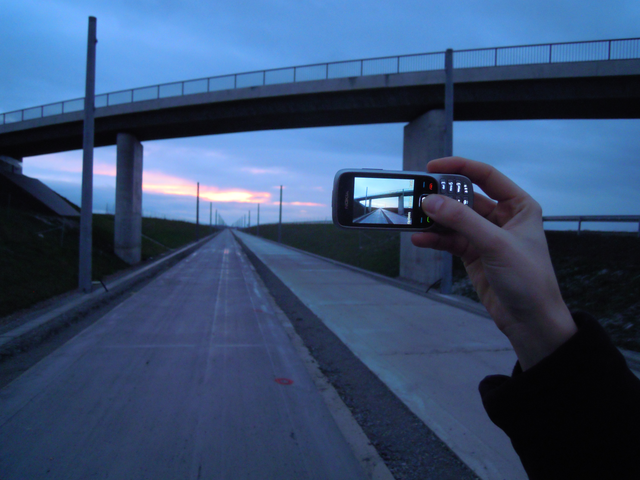
#> input picture Image_created_with_a_mobile_phone.png, 640 x 480 px, given in place of the camera
$ python 'Capture the location of an object.py'
#> lines starting #> are read from the running program, lines starting #| are printed output that depends on the picture; after the words box and inside, x2 and y2 are one past the last pixel; in counts of white or black regions, pixels touching at a corner belong together
import cv2 as cv
import numpy as np
cam=cv.VideoCapture(0)

lower_red=np.array([0,125,125])#lower_red upper_red specifies range of color, numbers are rgb goes from lower to upper red
upper_red=np.array([10,255,255])

while(True):
    ret,frame=cam.read()
#> frame is the input picture: shape (480, 640, 3); mean B, G, R 113.1, 78.6, 56.1
    frame=cv.flip(frame,1)#in normal image, your right hand flips to be your left hand, so we make sure this is right way to face.
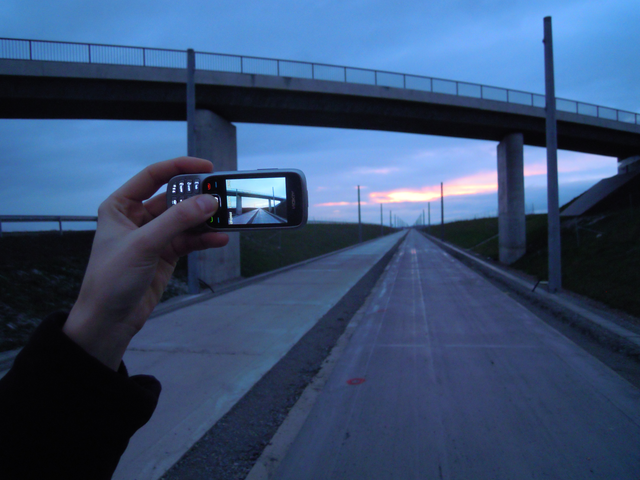
#> frame: shape (480, 640, 3); mean B, G, R 113.1, 78.6, 56.1

    w=frame.shape[1]#source image
#> w = 640
    h=frame.shape[0]#0 for xaxis flip 1 yaxis flip -1 for both axis flip
#> h = 480
    #smoothen the image
    image_smooth=cv.GaussianBlur(frame,(7,7),0)#7,7 specifies taking 49 total pixels and finding the average rgb value. 0 specifies gaussian blur
    #Define ROI
    mask=np.zeros_like(frame)#np.zeros creates black frame
    mask[50:350,50:350]=[255,255,255]#50:350 is the area and puts white colored area over frame
    image_roi=cv.bitwise_and(image_smooth,mask)#if both inputs hight output high any input and likewise
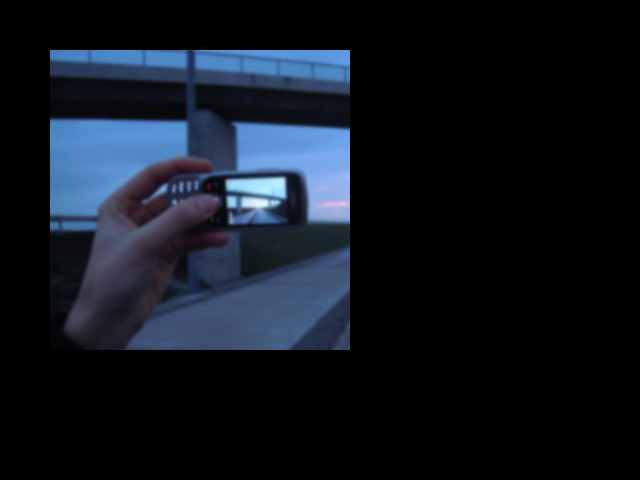
#> image_roi: shape (480, 640, 3); mean B, G, R 31, 22, 16.3
    #creates box in video where we can put images that follow the person  we cant see the box only what we put into it

    cv.rectangle(frame,(50,50),(350,350),(0,0,255),2)
    cv.line(frame,(150,50),(150,350),(0,0,255),1)
    cv.line(frame,(150,50),(150,350),(0,0,255),1)
    cv.line(frame,(50,150),(350,150),(0,0,255),1)
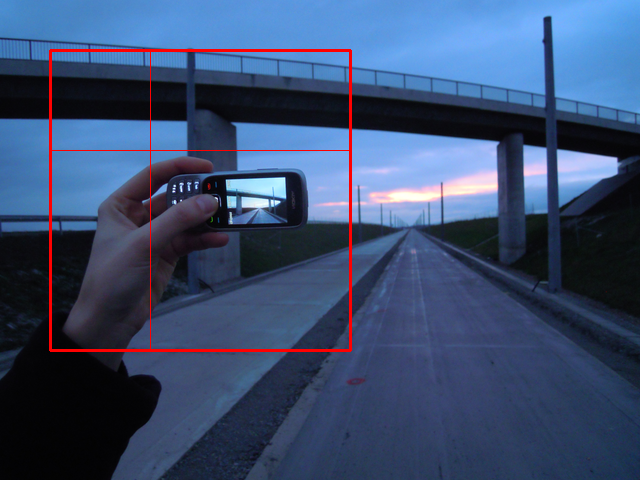
#> frame: shape (480, 640, 3); mean B, G, R 111.4, 77.3, 58.8
    cv.line(frame,(50,250),(150,250),(0,0,255),1)
#> frame: shape (480, 640, 3); 0.03% of pixels changed, all inside (x1, y1, x2, y2) = (52, 250, 150, 251)

    #threshold the image for 43e color
    image_hsv=cv.cvtColor(image_smooth,cv.COLOR_BGR2HSV)#hue saturation lightness
#> image_hsv: shape (480, 640, 3); mean H, S, V 110.5, 121.2, 113.3
    image_threshold=cv.inRange(image_hsv,lower_red, upper_red)
#> image_threshold: shape (480, 640); every value is 0

    #find contours
    contours,hierarchy=cv.findContours(image_threshold,cv.RETR_TREE,cv.CHAIN_APPROX_NONE)#RETR_TREE is finding contour CHAIN_APPROX_NONE makes it sharper
#> contours = []

    #find the index of largest contour
    if(len(contours)!=0):
        areas=[cv.contourArea(c)for c in contours]#for c in contour means itll give area of each contour to cv.contourArea(c) which is built-in
        max_index=np.argmax(areas)#finds largest area from given area
        cnt=contours[max_index]#finds specific contour with largest area
        x_bound,y_bound,w_bound,h_bound=cv.boundingRect(cnt)
        cv.rectangle(frame,(x_bound,y_bound),(x_bound+w_bound,y_bound+h_bound),(255,0,0),2)#highlights the actual contour
        #pointer on video
        M=cv.moments(cnt)#moments specifies finding the centroid of the object and following it
        if(M['m00']!=0):
            cx=int(M['m10']/M['m00'])
            cy=int(M['m10']/M['m00'])
            cv.circle(frame,(cx,cy),4,(0,255,0),-1)
            #cursor motion
            if cx in range(150,250):
                if cy<150:
                    print("Upper middle")
                elif cy>250:
                    print("lower middle")
                else:
                    print("Center")
            if cy in range(150,250):
                if cx<150:
                    print("left middle")
                elif cx>250:
                    print("right middle")
                else:
                    print("center")
    cv.imshow("Frame",frame)
    key=cv.waitKey(10)
#> (key Esc is pressed here)
    if key==27:
        break

cam.release()
cv.destroyAllWindows()

$ run again, on Sudoku.png
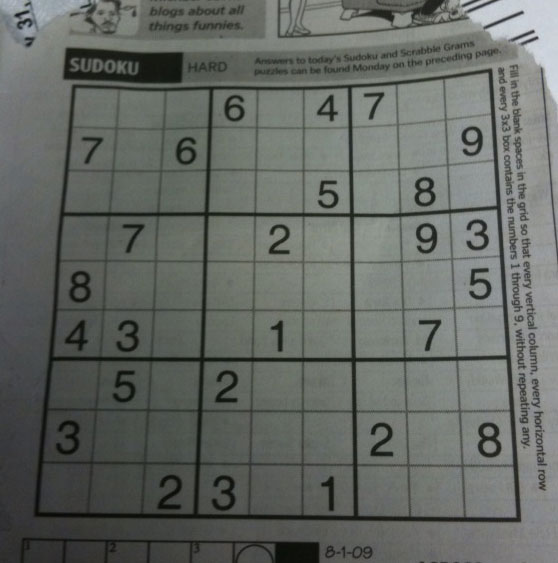
#> input picture Sudoku.png, 558 x 563 px, given in place of the camera
#> frame is the input picture: shape (563, 558, 3); mean B, G, R 99.5, 104.1, 100
#> `image_roi=cv.bitwise_and(image_smooth,mask)#if both inputs hight outpu..`:
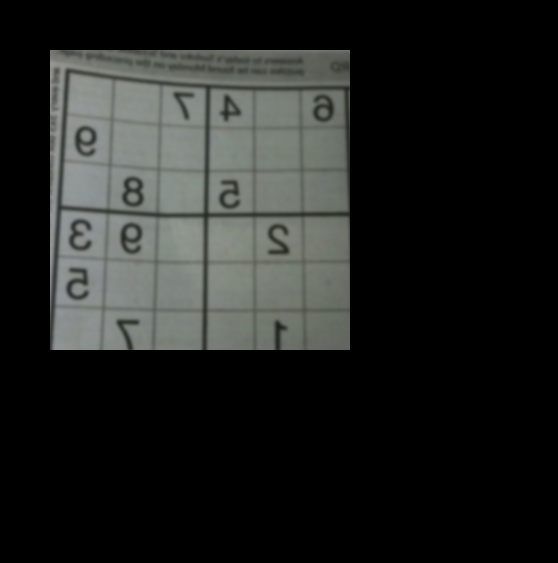
#> image_roi: shape (563, 558, 3); mean B, G, R 32.8, 34.6, 32.9
#> `cv.line(frame,(50,150),(350,150),(0,0,255),1)`:
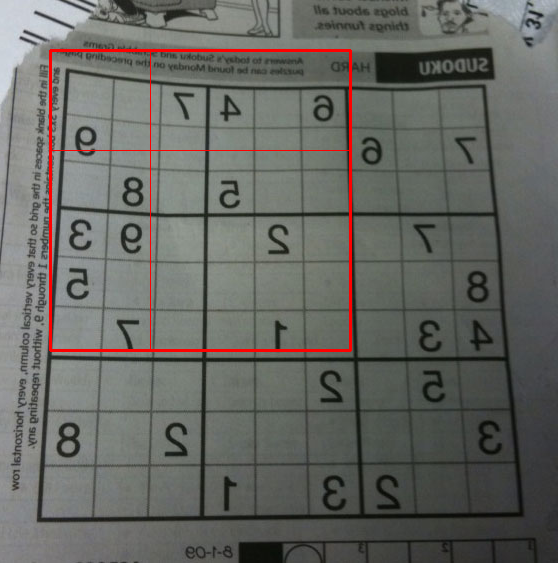
#> frame: shape (563, 558, 3); mean B, G, R 98.1, 102.6, 102
#> image_hsv: shape (563, 558, 3); mean H, S, V 59, 15.5, 104.4
#> image_threshold: shape (563, 558); every value is 0
#> contours = []
